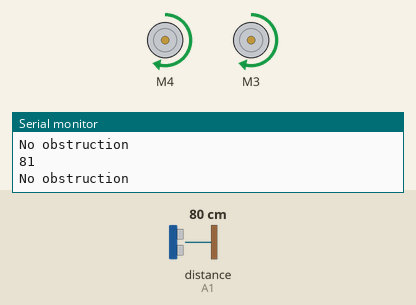
This sketch was run on a simulated Arduino Uno, built with avr-gcc and run on an emulated ATmega328P. Parts: 2 × DC motor (green arrow = forward, orange = backward, longer = faster), the last lines printed to the serial monitor. The inputs (shaded band) are chosen by the test bench; at power-on: distance to the obstacle (sensor on A1) 80 cm. The echo pulse lasts 58.3 µs per cm.

Above: at 1.3 s.
1.4 s: distance to the obstacle (sensor on A1) set to 17 cm
2.9 s: distance to the obstacle (sensor on A1) set to 13 cm
At 3.8 s:
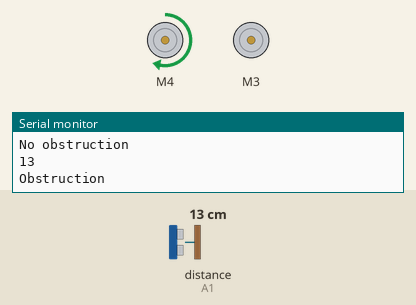
5.9 s: distance to the obstacle (sensor on A1) set to 18 cm
At 6.7 s:
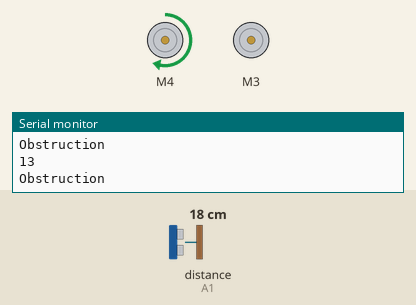
8.3 s: distance to the obstacle (sensor on A1) set to 2 cm
At 8.56 s:
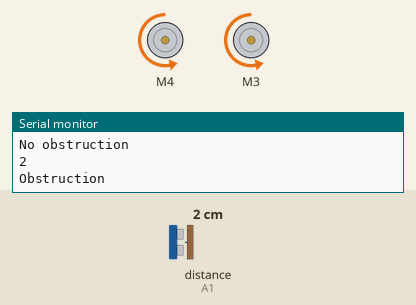
Timing chart, 0 to 12.3 s (numbered marks = the images above; inputs shaded):
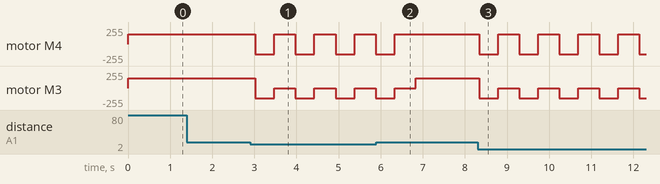

The sketch:

MotorLogic.ino
```cpp
// (licence header left out)
#include <AFMotor.h>
#include <NewPing.h>

AF_DCMotor leftmotor(4);
AF_DCMotor rightmotor(3);

#define TRIGGER_PIN A0    // Arduino pin tied to trigger pin on the ultrasonic sensor.
#define ECHO_PIN A1       // Arduino pin tied to echo pin on the ultrasonic sensor.1
#define MAX_DISTANCE 200  // Maximum distance we want to pin for (in centimetres). Maximum sensor distance is rated at 400-500cm.

NewPing sonar(TRIGGER_PIN, ECHO_PIN, MAX_DISTANCE); // NewPing setup of pins and maximum distance.

boolean prox;
int distance;

void setup() {
   Serial.begin(9600);  // Set up Serial library at 9600 bps

   // Turn on motor
   leftmotor.setSpeed(150);
   rightmotor.setSpeed(150);

   leftmotor.run(RELEASE); // Stop
   rightmotor.run(RELEASE);

}

void loop() {
  sensor_read();

  if (prox == false) {        // Obstruction
    leftmotor.run(BACKWARD);
    rightmotor.run(BACKWARD);
    delay(450);
    leftmotor.run(FORWARD);   // Turn right
    rightmotor.run(RELEASE);
    delay(250);
  } else if (prox == true) {  // No obstruction
    leftmotor.run(FORWARD);
    rightmotor.run(FORWARD);
    delay(250);
  }

  delay(250);
}

void sensor_read() {
  distance = sonar.ping_cm();
  Serial.println(distance);

  if (distance > 15 or distance == 0){
    Serial.println("No obstruction");
    prox = true;
  } else {
    Serial.println("Obstruction");
    prox = false;
  }
}
```

Measured:
- the behaviour switches between 16 and 15 cm on distance to the obstacle (sensor on A1) (found by bisection; images 0 and 1)
- after the input at 2.9 s, motor M4: alternates forward 150/255 for 0.50 s and backward 150/255 for 0.45 s, starting after 0.13 s; motor M3: alternates backward 150/255 for 0.45 s and stopped for 0.50 s, starting after 0.13 s
- after the input at 5.9 s, motor M4: goes on until 6.3 s, then stays forward 150/255
- after the input at 8.3 s, motor M4: alternates forward 150/255 for 0.50 s and backward 150/255 for 0.45 s, starting at once; motor M3: alternates backward 150/255 for 0.45 s and stopped for 0.50 s, starting at once
